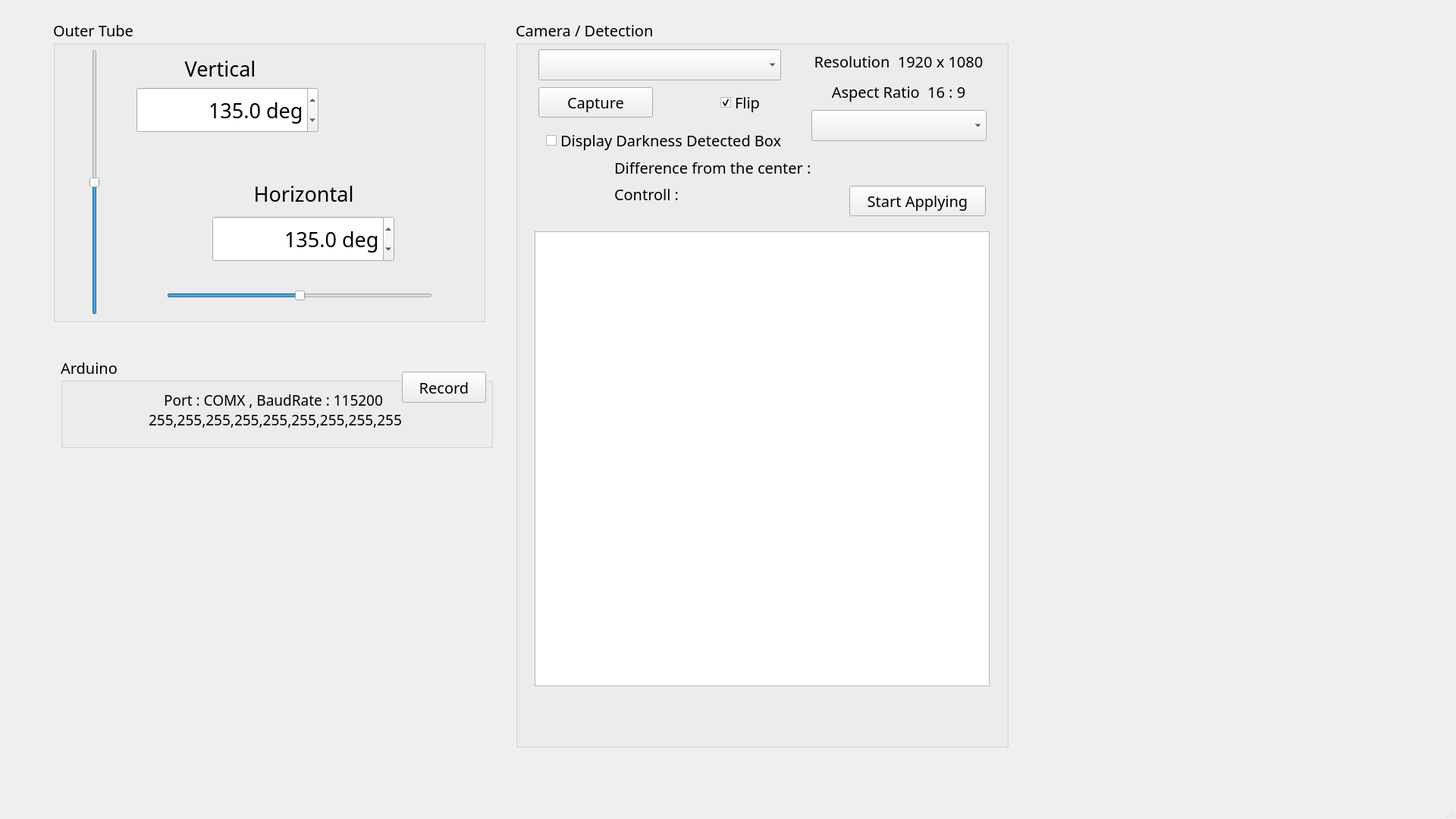
<?xml version="1.0" encoding="UTF-8"?>
<ui version="4.0">
 <class>MainWindow</class>
 <widget class="QMainWindow" name="MainWindow">
  <property name="geometry">
   <rect>
    <x>0</x>
    <y>0</y>
    <width>1920</width>
    <height>1080</height>
   </rect>
  </property>
  <property name="windowTitle">
   <string>MainWindow</string>
  </property>
  <widget class="QWidget" name="centralwidget">
   <widget class="QGroupBox" name="groupBox">
    <property name="geometry">
     <rect>
      <x>70</x>
      <y>25</y>
      <width>570</width>
      <height>400</height>
     </rect>
    </property>
    <property name="font">
     <font>
      <family>メイリオ</family>
      <pointsize>15</pointsize>
     </font>
    </property>
    <property name="title">
     <string>Outer Tube</string>
    </property>
    <widget class="QSlider" name="verticalSliderOuter">
     <property name="geometry">
      <rect>
       <x>30</x>
       <y>40</y>
       <width>50</width>
       <height>350</height>
      </rect>
     </property>
     <property name="maximum">
      <number>270</number>
     </property>
     <property name="value">
      <number>135</number>
     </property>
     <property name="orientation">
      <enum>Qt::Orientation::Vertical</enum>
     </property>
    </widget>
    <widget class="QSlider" name="horizontalSliderOuter">
     <property name="geometry">
      <rect>
       <x>150</x>
       <y>340</y>
       <width>350</width>
       <height>50</height>
      </rect>
     </property>
     <property name="maximum">
      <number>270</number>
     </property>
     <property name="value">
      <number>135</number>
     </property>
     <property name="orientation">
      <enum>Qt::Orientation::Horizontal</enum>
     </property>
    </widget>
    <widget class="QLabel" name="ovvvl">
     <property name="geometry">
      <rect>
       <x>160</x>
       <y>50</y>
       <width>121</width>
       <height>31</height>
      </rect>
     </property>
     <property name="font">
      <font>
       <family>メイリオ</family>
       <pointsize>20</pointsize>
      </font>
     </property>
     <property name="text">
      <string>Vertical</string>
     </property>
     <property name="alignment">
      <set>Qt::AlignmentFlag::AlignCenter</set>
     </property>
    </widget>
    <widget class="QLabel" name="ovhvl">
     <property name="geometry">
      <rect>
       <x>250</x>
       <y>210</y>
       <width>161</width>
       <height>41</height>
      </rect>
     </property>
     <property name="font">
      <font>
       <family>メイリオ</family>
       <pointsize>20</pointsize>
      </font>
     </property>
     <property name="text">
      <string>Horizontal</string>
     </property>
     <property name="alignment">
      <set>Qt::AlignmentFlag::AlignCenter</set>
     </property>
    </widget>
    <widget class="QDoubleSpinBox" name="doubleSpinBoxVO">
     <property name="geometry">
      <rect>
       <x>110</x>
       <y>90</y>
       <width>240</width>
       <height>60</height>
      </rect>
     </property>
     <property name="font">
      <font>
       <family>メイリオ</family>
       <pointsize>20</pointsize>
      </font>
     </property>
     <property name="alignment">
      <set>Qt::AlignmentFlag::AlignRight|Qt::AlignmentFlag::AlignTrailing|Qt::AlignmentFlag::AlignVCenter</set>
     </property>
     <property name="suffix">
      <string> deg</string>
     </property>
     <property name="decimals">
      <number>1</number>
     </property>
     <property name="maximum">
      <double>270.000000000000000</double>
     </property>
     <property name="value">
      <double>135.000000000000000</double>
     </property>
    </widget>
    <widget class="QDoubleSpinBox" name="doubleSpinBoxHO">
     <property name="geometry">
      <rect>
       <x>210</x>
       <y>260</y>
       <width>240</width>
       <height>60</height>
      </rect>
     </property>
     <property name="font">
      <font>
       <family>メイリオ</family>
       <pointsize>20</pointsize>
      </font>
     </property>
     <property name="alignment">
      <set>Qt::AlignmentFlag::AlignRight|Qt::AlignmentFlag::AlignTrailing|Qt::AlignmentFlag::AlignVCenter</set>
     </property>
     <property name="suffix">
      <string> deg</string>
     </property>
     <property name="decimals">
      <number>1</number>
     </property>
     <property name="maximum">
      <double>270.000000000000000</double>
     </property>
     <property name="value">
      <double>135.000000000000000</double>
     </property>
    </widget>
   </widget>
   <widget class="QGroupBox" name="groupBox_2">
    <property name="geometry">
     <rect>
      <x>680</x>
      <y>25</y>
      <width>650</width>
      <height>961</height>
     </rect>
    </property>
    <property name="font">
     <font>
      <family>メイリオ</family>
      <pointsize>15</pointsize>
     </font>
    </property>
    <property name="title">
     <string>Camera / Detection</string>
    </property>
    <widget class="QGraphicsView" name="graphicsView">
     <property name="geometry">
      <rect>
       <x>25</x>
       <y>280</y>
       <width>600</width>
       <height>600</height>
      </rect>
     </property>
     <property name="backgroundBrush">
      <brush brushstyle="SolidPattern">
       <color alpha="255">
        <red>0</red>
        <green>0</green>
        <blue>0</blue>
       </color>
      </brush>
     </property>
    </widget>
    <widget class="QComboBox" name="cameraComboBox">
     <property name="geometry">
      <rect>
       <x>30</x>
       <y>40</y>
       <width>320</width>
       <height>41</height>
      </rect>
     </property>
    </widget>
    <widget class="QLabel" name="labelResolution">
     <property name="geometry">
      <rect>
       <x>380</x>
       <y>30</y>
       <width>250</width>
       <height>51</height>
      </rect>
     </property>
     <property name="text">
      <string>Resolution  1920 x 1080</string>
     </property>
     <property name="alignment">
      <set>Qt::AlignmentFlag::AlignCenter</set>
     </property>
    </widget>
    <widget class="QLabel" name="labelAspect">
     <property name="geometry">
      <rect>
       <x>380</x>
       <y>70</y>
       <width>250</width>
       <height>51</height>
      </rect>
     </property>
     <property name="text">
      <string>Aspect Ratio  16 : 9</string>
     </property>
     <property name="alignment">
      <set>Qt::AlignmentFlag::AlignCenter</set>
     </property>
    </widget>
    <widget class="QPushButton" name="cuptureButton">
     <property name="geometry">
      <rect>
       <x>30</x>
       <y>90</y>
       <width>151</width>
       <height>40</height>
      </rect>
     </property>
     <property name="text">
      <string>Capture</string>
     </property>
    </widget>
    <widget class="QCheckBox" name="flipCheckBox">
     <property name="geometry">
      <rect>
       <x>270</x>
       <y>90</y>
       <width>61</width>
       <height>40</height>
      </rect>
     </property>
     <property name="text">
      <string>Flip</string>
     </property>
     <property name="iconSize">
      <size>
       <width>20</width>
       <height>20</height>
      </size>
     </property>
     <property name="checked">
      <bool>true</bool>
     </property>
    </widget>
    <widget class="QCheckBox" name="dbboxDispCheckBox">
     <property name="geometry">
      <rect>
       <x>40</x>
       <y>140</y>
       <width>341</width>
       <height>40</height>
      </rect>
     </property>
     <property name="text">
      <string>Display Darkness Detected Box</string>
     </property>
     <property name="iconSize">
      <size>
       <width>20</width>
       <height>20</height>
      </size>
     </property>
    </widget>
    <widget class="QLabel" name="labelDiff">
     <property name="geometry">
      <rect>
       <x>130</x>
       <y>170</y>
       <width>501</width>
       <height>51</height>
      </rect>
     </property>
     <property name="text">
      <string>Difference from the center : </string>
     </property>
     <property name="alignment">
      <set>Qt::AlignmentFlag::AlignLeading|Qt::AlignmentFlag::AlignLeft|Qt::AlignmentFlag::AlignVCenter</set>
     </property>
    </widget>
    <widget class="QLabel" name="labelControll">
     <property name="geometry">
      <rect>
       <x>130</x>
       <y>205</y>
       <width>501</width>
       <height>51</height>
      </rect>
     </property>
     <property name="text">
      <string>Controll : </string>
     </property>
     <property name="alignment">
      <set>Qt::AlignmentFlag::AlignLeading|Qt::AlignmentFlag::AlignLeft|Qt::AlignmentFlag::AlignVCenter</set>
     </property>
    </widget>
    <widget class="QPushButton" name="applyButton">
     <property name="geometry">
      <rect>
       <x>440</x>
       <y>220</y>
       <width>180</width>
       <height>40</height>
      </rect>
     </property>
     <property name="text">
      <string>Start Applying</string>
     </property>
    </widget>
    <widget class="QComboBox" name="detectorComboBox">
     <property name="geometry">
      <rect>
       <x>390</x>
       <y>120</y>
       <width>231</width>
       <height>41</height>
      </rect>
     </property>
    </widget>
   </widget>
   <widget class="QGroupBox" name="groupBox_3">
    <property name="geometry">
     <rect>
      <x>80</x>
      <y>470</y>
      <width>570</width>
      <height>121</height>
     </rect>
    </property>
    <property name="font">
     <font>
      <family>メイリオ</family>
      <pointsize>15</pointsize>
     </font>
    </property>
    <property name="title">
     <string>Arduino</string>
    </property>
    <widget class="QLabel" name="arduinoLogLabel">
     <property name="geometry">
      <rect>
       <x>10</x>
       <y>30</y>
       <width>541</width>
       <height>81</height>
      </rect>
     </property>
     <property name="font">
      <font>
       <family>メイリオ</family>
       <pointsize>14</pointsize>
      </font>
     </property>
     <property name="text">
      <string>Port : COMX , BaudRate : 115200 
 255,255,255,255,255,255,255,255,255</string>
     </property>
     <property name="alignment">
      <set>Qt::AlignmentFlag::AlignCenter</set>
     </property>
    </widget>
    <widget class="QPushButton" name="recordButton">
     <property name="geometry">
      <rect>
       <x>450</x>
       <y>20</y>
       <width>111</width>
       <height>41</height>
      </rect>
     </property>
     <property name="text">
      <string>Record</string>
     </property>
    </widget>
   </widget>
  </widget>
  <widget class="QStatusBar" name="statusbar"/>
 </widget>
 <resources/>
 <connections/>
</ui>
